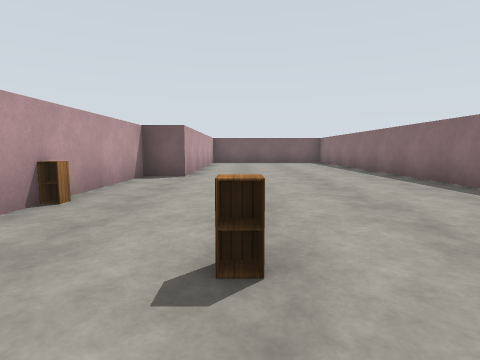
view 1 (above)

16 first-person views from a walk through a robot-simulator world made for Gazebo. The camera is 1.3 m above the floor, tilts 6° down and sees 80° across. The floor is counted in squares, 2 m on a side. Each view is taken from the middle of a square. On the plan, view 1 faces up. The plan holds only what a view shows up to about 9 squares ahead; the rest is blank. Gazebo's built-in surfaces are drawn with simple patterns.

view 2
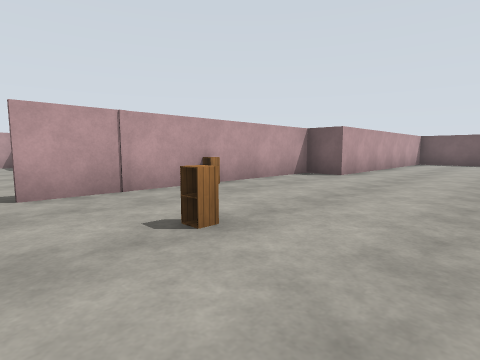

view 3
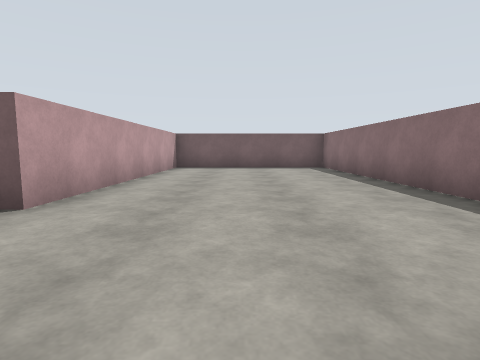

view 4
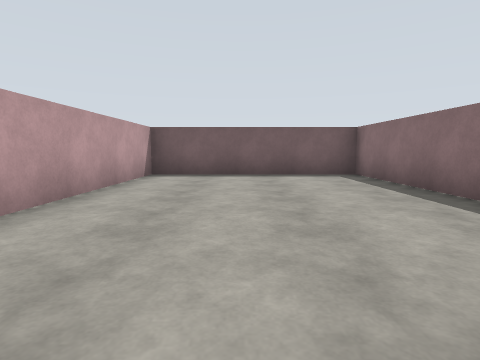

view 5
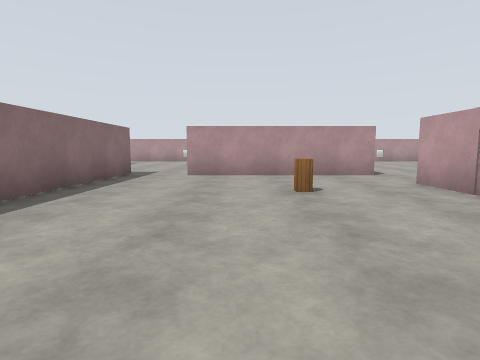

view 6
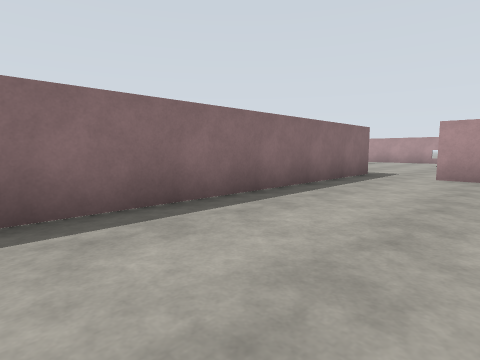

view 7
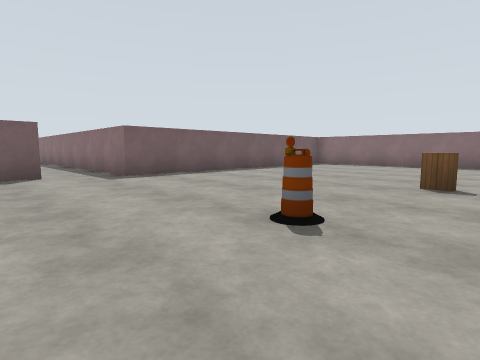

view 8
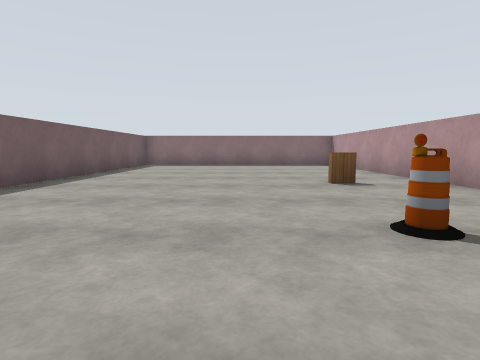

view 9
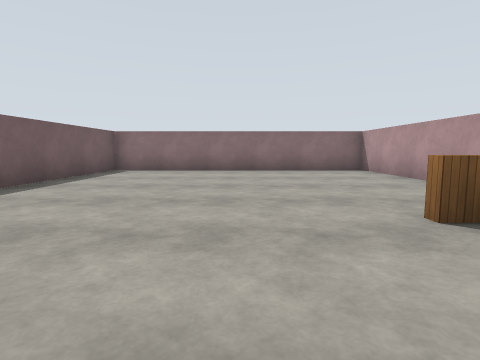

view 10
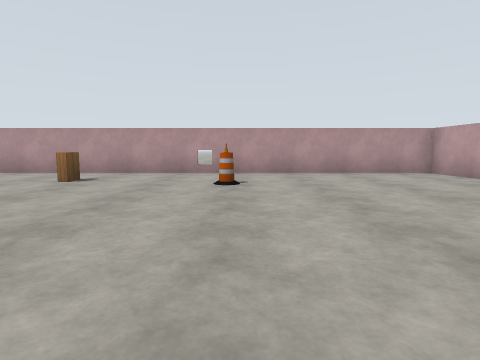

view 11
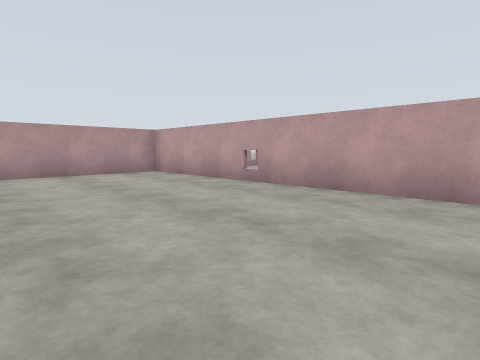

view 12
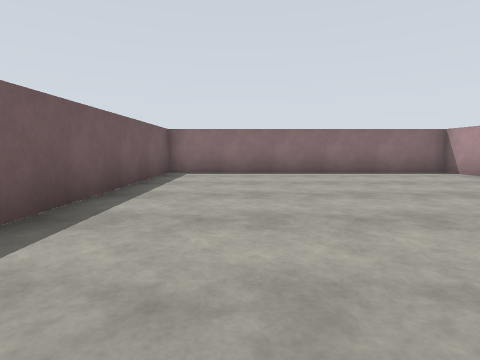

view 13
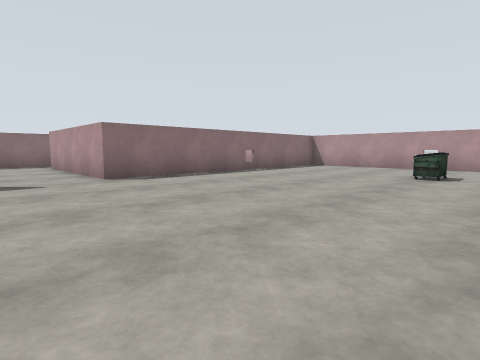

view 14
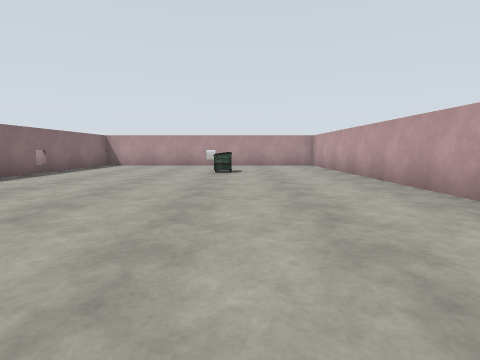

view 15
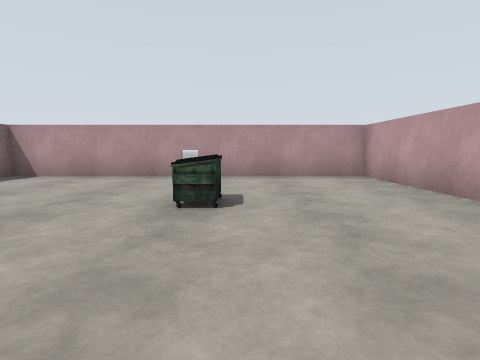

view 16
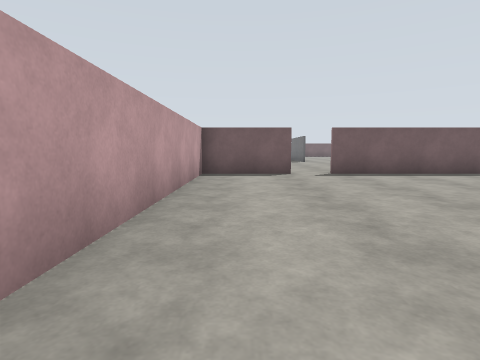

### Floor plan
Points are (right, up) in squares from view 1. A wall is a line through its corners. A room is listed if a view was taken in it or the views show most of it. See-through windows are left out.
Room 1 (views 1, 2, 3, 4, 5, 6)
walls: (-1.4, -1.3) (2.4, -1.3); (4, -1.9) (4.1, 14.6) (-1.4, 14.6) (-1.4, 7.1) (-2.4, 7.1) (-2.4, 0.5)
ways out: opening at (3, -1) to room 2; opening at (-2, 0) to room 3
objects: cabinet (-2, 3); cabinet (0, 2)
Room 2 (views 7, 8, 9, 10, 11, 12)
walls: (2.4, -1.4) (1.6, -1.4); (-2, -10) (13.4, -10) (13.4, -1.9) (4, -1.9); (-2.4, -2.3) (-2.4, -10)
ways out: opening at (3, -1) to room 1
objects: barrel (3, -8); bookshelf (6, -8)
Room 3 (views 13, 14, 15, 16)
walls: (-2.4, -7.1) (-2.4, -1.3) (-1.4, -1.3); (-8.5, 1.8) (-11, 1.8) (-11, -10) (-2, -10); (-2.2, 1.8) (-7.5, 1.8)
ways out: opening at (-2, 0) to room 1; opening at (-8, 2)
objects: dumpster (-8, -7) to (-8, -6)

Where each view was taken, in squares from view 1:
view 1: 0 up, 0 right, facing up
view 2: 0 up, 2 right, facing up-left
view 3: 4 up, 1 right, facing up
view 4: 7 up, 1 right, facing up
view 5: 6 up, 1 right, facing down
view 6: 6 up, 1 right, facing down-right
view 7: 9 down, 1 right, facing up-right
view 8: 6 down, 1 right, facing right
view 9: 6 down, 4 right, facing right
view 10: 2 down, 3 right, facing down
view 11: 2 down, 2 right, facing down-left
view 12: 4 down, 5 right, facing right
view 13: 1 up, 9 left, facing down-right
view 14: 2 up, 8 left, facing down
view 15: 3 down, 8 left, facing down
view 16: 6 down, 10 left, facing up
